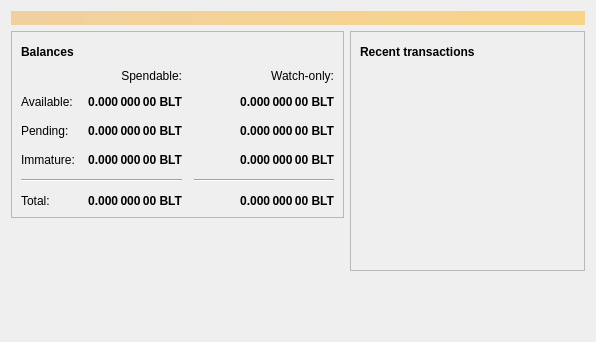
<?xml version="1.0" encoding="UTF-8"?>
<ui version="4.0">
 <class>OverviewPage</class>
 <widget class="QWidget" name="OverviewPage">
  <property name="geometry">
   <rect>
    <x>0</x>
    <y>0</y>
    <width>596</width>
    <height>342</height>
   </rect>
  </property>
  <property name="windowTitle">
   <string>Form</string>
  </property>
  <layout class="QVBoxLayout" name="topLayout">
   <item>
    <widget class="QLabel" name="labelAlerts">
     <property name="visible">
      <bool>false</bool>
     </property>
     <property name="styleSheet">
      <string notr="true">QLabel { background-color: qlineargradient(x1: 0, y1: 0, x2: 1, y2: 0, stop:0 #F0D0A0, stop:1 #F8D488); color:#000000; }</string>
     </property>
     <property name="wordWrap">
      <bool>true</bool>
     </property>
     <property name="margin">
      <number>3</number>
     </property>
     <property name="textInteractionFlags">
      <set>Qt::TextSelectableByMouse</set>
     </property>
    </widget>
   </item>
   <item>
    <layout class="QHBoxLayout" name="horizontalLayout" stretch="1,1">
     <item>
      <layout class="QVBoxLayout" name="verticalLayout_2">
       <item>
        <widget class="QFrame" name="frame">
         <property name="frameShape">
          <enum>QFrame::StyledPanel</enum>
         </property>
         <property name="frameShadow">
          <enum>QFrame::Raised</enum>
         </property>
         <layout class="QVBoxLayout" name="verticalLayout_4">
          <item>
           <layout class="QHBoxLayout" name="horizontalLayout_4">
            <item>
             <widget class="QLabel" name="label_5">
              <property name="font">
               <font>
                <weight>75</weight>
                <bold>true</bold>
               </font>
              </property>
              <property name="text">
               <string>Balances</string>
              </property>
             </widget>
            </item>
            <item>
             <widget class="QPushButton" name="labelWalletStatus">
              <property name="enabled">
               <bool>true</bool>
              </property>
              <property name="maximumSize">
               <size>
                <width>30</width>
                <height>16777215</height>
               </size>
              </property>
              <property name="toolTip">
               <string>The displayed information may be out of date. Your wallet automatically synchronizes with the Mishcoin network after a connection is established, but this process has not completed yet.</string>
              </property>
              <property name="text">
               <string/>
              </property>
              <property name="icon">
               <iconset resource="../bitcoin.qrc">
                <normaloff>:/icons/warning</normaloff>
                <disabledoff>:/icons/warning</disabledoff>:/icons/warning</iconset>
              </property>
              <property name="iconSize">
               <size>
                <width>24</width>
                <height>24</height>
               </size>
              </property>
              <property name="flat">
               <bool>true</bool>
              </property>
             </widget>
            </item>
            <item>
             <spacer name="horizontalSpacer_3">
              <property name="orientation">
               <enum>Qt::Horizontal</enum>
              </property>
              <property name="sizeHint" stdset="0">
               <size>
                <width>40</width>
                <height>20</height>
               </size>
              </property>
             </spacer>
            </item>
           </layout>
          </item>
          <item>
           <layout class="QGridLayout" name="gridLayout">
            <property name="spacing">
             <number>12</number>
            </property>
            <item row="2" column="2">
             <widget class="QLabel" name="labelWatchPending">
              <property name="font">
               <font>
                <weight>75</weight>
                <bold>true</bold>
               </font>
              </property>
              <property name="cursor">
               <cursorShape>IBeamCursor</cursorShape>
              </property>
              <property name="toolTip">
               <string>Unconfirmed transactions to watch-only addresses</string>
              </property>
              <property name="text">
               <string notr="true">0.000 000 00 BLT</string>
              </property>
              <property name="alignment">
               <set>Qt::AlignRight|Qt::AlignTrailing|Qt::AlignVCenter</set>
              </property>
              <property name="textInteractionFlags">
               <set>Qt::LinksAccessibleByMouse|Qt::TextSelectableByKeyboard|Qt::TextSelectableByMouse</set>
              </property>
             </widget>
            </item>
            <item row="2" column="1">
             <widget class="QLabel" name="labelUnconfirmed">
              <property name="font">
               <font>
                <weight>75</weight>
                <bold>true</bold>
               </font>
              </property>
              <property name="cursor">
               <cursorShape>IBeamCursor</cursorShape>
              </property>
              <property name="toolTip">
               <string>Total of transactions that have yet to be confirmed, and do not yet count toward the spendable balance</string>
              </property>
              <property name="text">
               <string notr="true">0.000 000 00 BLT</string>
              </property>
              <property name="alignment">
               <set>Qt::AlignRight|Qt::AlignTrailing|Qt::AlignVCenter</set>
              </property>
              <property name="textInteractionFlags">
               <set>Qt::LinksAccessibleByMouse|Qt::TextSelectableByKeyboard|Qt::TextSelectableByMouse</set>
              </property>
             </widget>
            </item>
            <item row="3" column="2">
             <widget class="QLabel" name="labelWatchImmature">
              <property name="font">
               <font>
                <weight>75</weight>
                <bold>true</bold>
               </font>
              </property>
              <property name="cursor">
               <cursorShape>IBeamCursor</cursorShape>
              </property>
              <property name="toolTip">
               <string>Mined balance in watch-only addresses that has not yet matured</string>
              </property>
              <property name="text">
               <string notr="true">0.000 000 00 BLT</string>
              </property>
              <property name="alignment">
               <set>Qt::AlignRight|Qt::AlignTrailing|Qt::AlignVCenter</set>
              </property>
              <property name="textInteractionFlags">
               <set>Qt::LinksAccessibleByMouse|Qt::TextSelectableByKeyboard|Qt::TextSelectableByMouse</set>
              </property>
             </widget>
            </item>
            <item row="4" column="0" colspan="2">
             <widget class="Line" name="line">
              <property name="orientation">
               <enum>Qt::Horizontal</enum>
              </property>
             </widget>
            </item>
            <item row="4" column="2">
             <widget class="Line" name="lineWatchBalance">
              <property name="sizePolicy">
               <sizepolicy hsizetype="Preferred" vsizetype="Fixed">
                <horstretch>0</horstretch>
                <verstretch>0</verstretch>
               </sizepolicy>
              </property>
              <property name="minimumSize">
               <size>
                <width>140</width>
                <height>0</height>
               </size>
              </property>
              <property name="orientation">
               <enum>Qt::Horizontal</enum>
              </property>
             </widget>
            </item>
            <item row="5" column="0">
             <widget class="QLabel" name="labelTotalText">
              <property name="text">
               <string>Total:</string>
              </property>
             </widget>
            </item>
            <item row="3" column="1">
             <widget class="QLabel" name="labelImmature">
              <property name="font">
               <font>
                <weight>75</weight>
                <bold>true</bold>
               </font>
              </property>
              <property name="cursor">
               <cursorShape>IBeamCursor</cursorShape>
              </property>
              <property name="toolTip">
               <string>Mined balance that has not yet matured</string>
              </property>
              <property name="text">
               <string notr="true">0.000 000 00 BLT</string>
              </property>
              <property name="alignment">
               <set>Qt::AlignRight|Qt::AlignTrailing|Qt::AlignVCenter</set>
              </property>
              <property name="textInteractionFlags">
               <set>Qt::LinksAccessibleByMouse|Qt::TextSelectableByKeyboard|Qt::TextSelectableByMouse</set>
              </property>
             </widget>
            </item>
            <item row="2" column="3">
             <spacer name="horizontalSpacer_2">
              <property name="orientation">
               <enum>Qt::Horizontal</enum>
              </property>
              <property name="sizeHint" stdset="0">
               <size>
                <width>40</width>
                <height>20</height>
               </size>
              </property>
             </spacer>
            </item>
            <item row="3" column="0">
             <widget class="QLabel" name="labelImmatureText">
              <property name="text">
               <string>Immature:</string>
              </property>
             </widget>
            </item>
            <item row="5" column="1">
             <widget class="QLabel" name="labelTotal">
              <property name="font">
               <font>
                <weight>75</weight>
                <bold>true</bold>
               </font>
              </property>
              <property name="cursor">
               <cursorShape>IBeamCursor</cursorShape>
              </property>
              <property name="toolTip">
               <string>Your current total balance</string>
              </property>
              <property name="text">
               <string notr="true">0.000 000 00 BLT</string>
              </property>
              <property name="alignment">
               <set>Qt::AlignRight|Qt::AlignTrailing|Qt::AlignVCenter</set>
              </property>
              <property name="textInteractionFlags">
               <set>Qt::LinksAccessibleByMouse|Qt::TextSelectableByKeyboard|Qt::TextSelectableByMouse</set>
              </property>
             </widget>
            </item>
            <item row="5" column="2">
             <widget class="QLabel" name="labelWatchTotal">
              <property name="font">
               <font>
                <weight>75</weight>
                <bold>true</bold>
               </font>
              </property>
              <property name="cursor">
               <cursorShape>IBeamCursor</cursorShape>
              </property>
              <property name="toolTip">
               <string>Current total balance in watch-only addresses</string>
              </property>
              <property name="text">
               <string notr="true">0.000 000 00 BLT</string>
              </property>
              <property name="alignment">
               <set>Qt::AlignRight|Qt::AlignTrailing|Qt::AlignVCenter</set>
              </property>
              <property name="textInteractionFlags">
               <set>Qt::LinksAccessibleByMouse|Qt::TextSelectableByKeyboard|Qt::TextSelectableByMouse</set>
              </property>
             </widget>
            </item>
            <item row="0" column="2">
             <widget class="QLabel" name="labelWatchonly">
              <property name="text">
               <string>Watch-only:</string>
              </property>
              <property name="alignment">
               <set>Qt::AlignRight|Qt::AlignTrailing|Qt::AlignVCenter</set>
              </property>
             </widget>
            </item>
            <item row="1" column="0">
             <widget class="QLabel" name="labelBalanceText">
              <property name="text">
               <string>Available:</string>
              </property>
             </widget>
            </item>
            <item row="1" column="1">
             <widget class="QLabel" name="labelBalance">
              <property name="font">
               <font>
                <weight>75</weight>
                <bold>true</bold>
               </font>
              </property>
              <property name="cursor">
               <cursorShape>IBeamCursor</cursorShape>
              </property>
              <property name="toolTip">
               <string>Your current spendable balance</string>
              </property>
              <property name="text">
               <string notr="true">0.000 000 00 BLT</string>
              </property>
              <property name="alignment">
               <set>Qt::AlignRight|Qt::AlignTrailing|Qt::AlignVCenter</set>
              </property>
              <property name="textInteractionFlags">
               <set>Qt::LinksAccessibleByMouse|Qt::TextSelectableByKeyboard|Qt::TextSelectableByMouse</set>
              </property>
             </widget>
            </item>
            <item row="1" column="2">
             <widget class="QLabel" name="labelWatchAvailable">
              <property name="font">
               <font>
                <weight>75</weight>
                <bold>true</bold>
               </font>
              </property>
              <property name="cursor">
               <cursorShape>IBeamCursor</cursorShape>
              </property>
              <property name="toolTip">
               <string>Your current balance in watch-only addresses</string>
              </property>
              <property name="text">
               <string notr="true">0.000 000 00 BLT</string>
              </property>
              <property name="alignment">
               <set>Qt::AlignRight|Qt::AlignTrailing|Qt::AlignVCenter</set>
              </property>
              <property name="textInteractionFlags">
               <set>Qt::LinksAccessibleByMouse|Qt::TextSelectableByKeyboard|Qt::TextSelectableByMouse</set>
              </property>
             </widget>
            </item>
            <item row="2" column="0">
             <widget class="QLabel" name="labelPendingText">
              <property name="text">
               <string>Pending:</string>
              </property>
             </widget>
            </item>
            <item row="0" column="1">
             <widget class="QLabel" name="labelSpendable">
              <property name="text">
               <string>Spendable:</string>
              </property>
              <property name="alignment">
               <set>Qt::AlignRight|Qt::AlignTrailing|Qt::AlignVCenter</set>
              </property>
             </widget>
            </item>
           </layout>
          </item>
         </layout>
        </widget>
       </item>
       <item>
        <spacer name="verticalSpacer">
         <property name="orientation">
          <enum>Qt::Vertical</enum>
         </property>
         <property name="sizeHint" stdset="0">
          <size>
           <width>20</width>
           <height>40</height>
          </size>
         </property>
        </spacer>
       </item>
      </layout>
     </item>
     <item>
      <layout class="QVBoxLayout" name="verticalLayout_3">
       <item>
        <widget class="QFrame" name="frame_2">
         <property name="frameShape">
          <enum>QFrame::StyledPanel</enum>
         </property>
         <property name="frameShadow">
          <enum>QFrame::Raised</enum>
         </property>
         <layout class="QVBoxLayout" name="verticalLayout">
          <item>
           <layout class="QHBoxLayout" name="horizontalLayout_2">
            <item>
             <widget class="QLabel" name="label_4">
              <property name="font">
               <font>
                <weight>75</weight>
                <bold>true</bold>
               </font>
              </property>
              <property name="text">
               <string>Recent transactions</string>
              </property>
             </widget>
            </item>
            <item>
             <widget class="QPushButton" name="labelTransactionsStatus">
              <property name="enabled">
               <bool>true</bool>
              </property>
              <property name="maximumSize">
               <size>
                <width>30</width>
                <height>16777215</height>
               </size>
              </property>
              <property name="toolTip">
               <string>The displayed information may be out of date. Your wallet automatically synchronizes with the Mishcoin network after a connection is established, but this process has not completed yet.</string>
              </property>
              <property name="text">
               <string/>
              </property>
              <property name="icon">
               <iconset resource="../bitcoin.qrc">
                <normaloff>:/icons/warning</normaloff>
                <disabledoff>:/icons/warning</disabledoff>:/icons/warning</iconset>
              </property>
              <property name="iconSize">
               <size>
                <width>24</width>
                <height>24</height>
               </size>
              </property>
              <property name="flat">
               <bool>true</bool>
              </property>
             </widget>
            </item>
            <item>
             <spacer name="horizontalSpacer">
              <property name="orientation">
               <enum>Qt::Horizontal</enum>
              </property>
              <property name="sizeHint" stdset="0">
               <size>
                <width>40</width>
                <height>20</height>
               </size>
              </property>
             </spacer>
            </item>
           </layout>
          </item>
          <item>
           <widget class="QListView" name="listTransactions">
            <property name="styleSheet">
             <string notr="true">QListView { background: transparent; }</string>
            </property>
            <property name="frameShape">
             <enum>QFrame::NoFrame</enum>
            </property>
            <property name="verticalScrollBarPolicy">
             <enum>Qt::ScrollBarAlwaysOff</enum>
            </property>
            <property name="horizontalScrollBarPolicy">
             <enum>Qt::ScrollBarAlwaysOff</enum>
            </property>
            <property name="selectionMode">
             <enum>QAbstractItemView::NoSelection</enum>
            </property>
           </widget>
          </item>
         </layout>
        </widget>
       </item>
       <item>
        <spacer name="verticalSpacer_2">
         <property name="orientation">
          <enum>Qt::Vertical</enum>
         </property>
         <property name="sizeHint" stdset="0">
          <size>
           <width>20</width>
           <height>40</height>
          </size>
         </property>
        </spacer>
       </item>
      </layout>
     </item>
    </layout>
   </item>
  </layout>
 </widget>
 <resources/>
 <connections/>
</ui>
